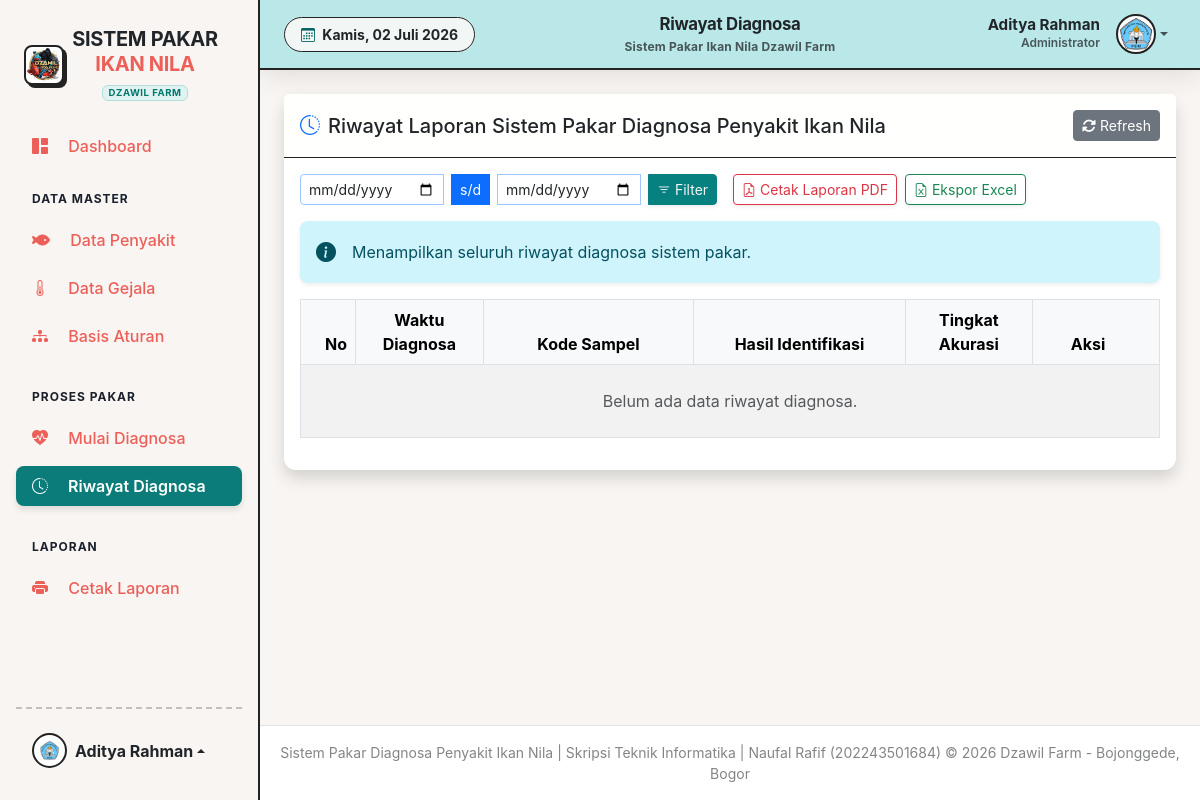
Page /pages/admin/riwayat.php (signed in) on the earlier database version.
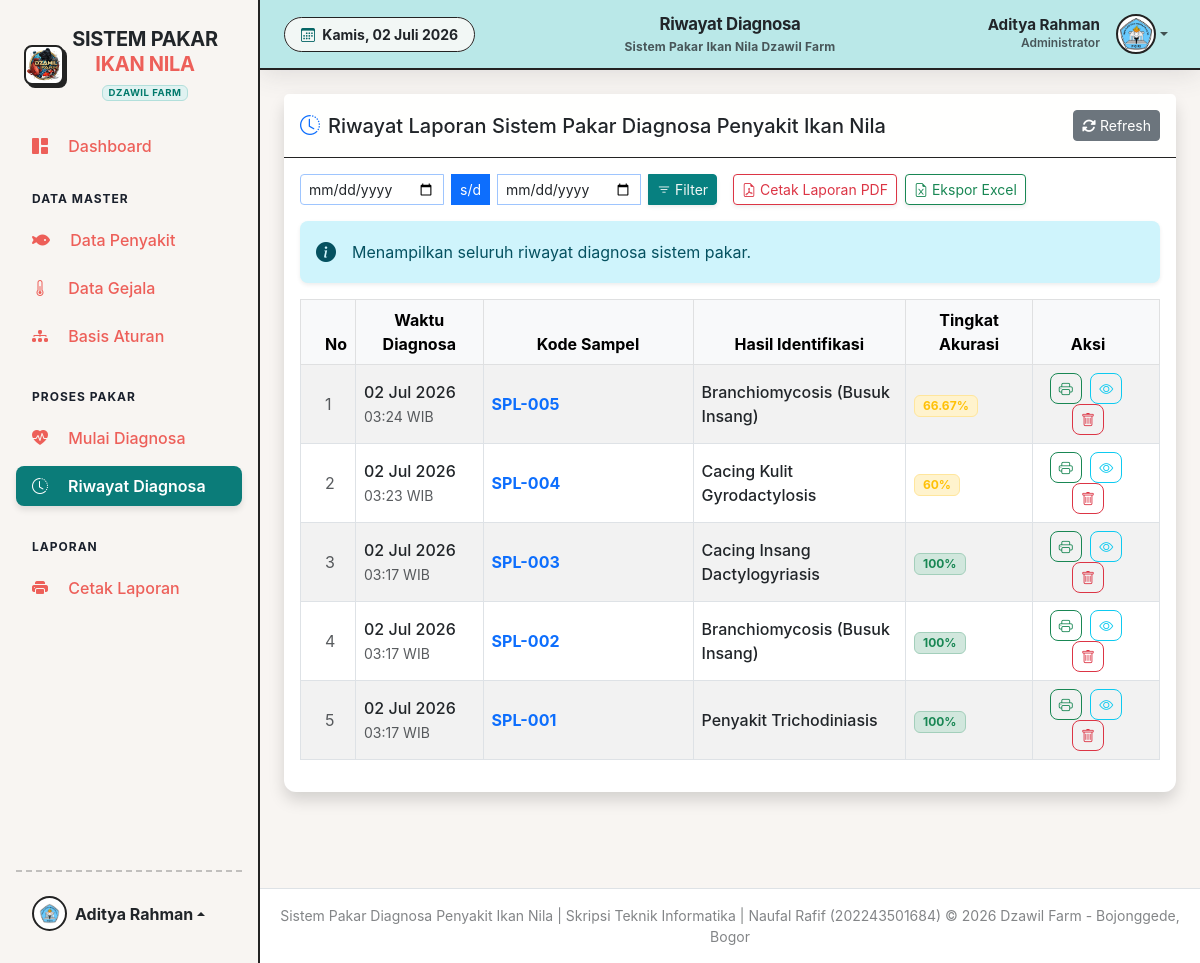
Same page on the later database version.
### tables this page shows
CREATE TABLE `tbl_diagnosa` (
  `id_diagnosa` int(11) NOT NULL,
  `id_admin` int(11) DEFAULT NULL,
  `kode_sampel` varchar(50) DEFAULT NULL,
  `nama_pembudidaya` varchar(100) DEFAULT NULL,
  `tanggal_diagnosa` timestamp NOT NULL DEFAULT current_timestamp(),
  `hasil_penyakit` varchar(10) DEFAULT NULL,
  `confidence` float DEFAULT 0
);

CREATE TABLE `tbl_penyakit` (
  `kode_penyakit` varchar(10) NOT NULL,
  `nama_penyakit` varchar(100) NOT NULL,
  `deskripsi` text DEFAULT NULL,
  `solusi` text DEFAULT NULL,
  `pencegahan` text DEFAULT NULL
);

### pages/admin/riwayat.php (the view, shortened to what the changed rows need)
<?php
require_once '../../includes/header.php';
$start_date = $_GET['start_date'] ?? '';
$end_date   = $_GET['end_date'] ?? '';
try {
    if (!empty($start_date) && !empty($end_date)) {
        $start_date_db = date('Y-m-d', strtotime($start_date));
        $end_date_db   = date('Y-m-d', strtotime($end_date));
        $stmt = $pdo->prepare("SELECT d.*, p.nama_penyakit
                             FROM tbl_diagnosa d
                             LEFT JOIN tbl_penyakit p ON d.hasil_penyakit = p.kode_penyakit
                             WHERE DATE(d.tanggal_diagnosa) BETWEEN ? AND ?
                             ORDER BY d.tanggal_diagnosa DESC");
        $stmt->execute([$start_date_db, $end_date_db]);
    } else {
        $stmt = $pdo->query("SELECT d.*, p.nama_penyakit
                             FROM tbl_diagnosa d
                             LEFT JOIN tbl_penyakit p ON d.hasil_penyakit = p.kode_penyakit
                             ORDER BY d.tanggal_diagnosa DESC");
    }
    $riwayat = $stmt->fetchAll();
} catch (PDOException $e) {
    die("Error mengambil data riwayat: " . $e->getMessage());
}
?>
<div class="card shadow mb-4">
    <div class="card-body p-3">
        <div class="table-responsive">
            <table class="table table-hover table-striped table-bordered align-middle" id="dataTable" width="100%" cellspacing="0">
                <thead class="table-light text-muted text-center">
                    <tr>
                        <th class="text-center ps-4" width="5%">No</th>
                        <th width="15%">Waktu Diagnosa</th>
                        <th width="25%">Kode Sampel</th>
                        <th width="25%">Hasil Identifikasi</th>
                        <th class="text-center" width="15%">Tingkat Akurasi</th>
                        <th class="text-center pe-4" width="15%">Aksi</th>
                    </tr>
                </thead>
                <tbody>
                    <?php if (empty($riwayat)): ?>
                        <tr>
                            <td colspan="6" class="text-center py-4 text-muted">Belum ada data riwayat diagnosa.</td>
                        </tr>
                    <?php else: ?>
                        <?php
                        $no = 1;
                        foreach ($riwayat as $row):
                            $conf = round($row['confidence'] * 100, 2);
                            $badge_color = $conf >= 70 ? 'success' : ($conf >= 40 ? 'warning' : 'danger');
                        ?>
                        <tr>
                            <td class="ps-4 text-muted"><?= $no++ ?></td>
                            <td>
                                <div class="fw-medium text-dark"><?= date('d M Y', strtotime($row['tanggal_diagnosa'])) ?></div>
                                <small class="text-muted"><?= date('H:i', strtotime($row['tanggal_diagnosa'])) ?> WIB</small>
                            </td>
                            <td>
                                <div class="fw-bold text-primary"> <?= htmlspecialchars($row['kode_sampel'] ?? '-') ?> </div>
                            </td>
                            <td>
                                <span class="fw-medium text-dark"><?= htmlspecialchars($row['nama_penyakit'] ?? 'Tidak Dikenali') ?></span>
                            </td>
                            <td>
                                <span class="badge bg-<?= $badge_color ?>-subtle text-<?= $badge_color ?> border border-<?= $badge_color ?>-subtle px-2 py-1">
                                    <?= $conf ?>%
                                </span>
                            </td>
                            <td class="text-center pe-4">
                                <a href="../../process/print_riwayat.php?id=<?= $row['id_diagnosa'] ?>&format=pdf" target="_blank" class="btn btn-sm btn-outline-success rounded-3 me-1" title="Cetak PDF Hasil">
                                    <i class="bi bi-printer"></i>
                                </a>
                                <a href="diagnosa_detail.php?id=<?= $row['id_diagnosa'] ?>" class="btn btn-sm btn-outline-info rounded-3 me-1" title="Lihat Detail Gejala">
                                    <i class="bi bi-eye"></i>
                                </a>
                                <button onclick="confirmDelete(<?= $row['id_diagnosa'] ?>, 'delete_riwayat.php')" class="btn btn-sm btn-outline-danger rounded-3" ...>
                                    <i class="bi bi-trash"></i>
                                </button>
                            </td>
                            </tr>
                        <?php endforeach; ?>
                    <?php endif; ?>
                </tbody>
            </table>
        </div>
    </div>
</div>
<?php require_once '../../includes/footer.php'; ?>

Differences in the rows shown:
added tbl_diagnosa: tanggal_diagnosa "02 Jul 2026", tanggal_diagnosa "03:24", kode_sampel "SPL-005", hasil_penyakit.nama_penyakit "Branchiomycosis (Busuk Insang)", confidence "66.67"
added tbl_diagnosa: tanggal_diagnosa "02 Jul 2026", tanggal_diagnosa "03:23", kode_sampel "SPL-004", hasil_penyakit.nama_penyakit "Cacing Kulit Gyrodactylosis", confidence "60"
added tbl_diagnosa: tanggal_diagnosa "02 Jul 2026", tanggal_diagnosa "03:17", kode_sampel "SPL-003", hasil_penyakit.nama_penyakit "Cacing Insang Dactylogyriasis", confidence "100"
added tbl_diagnosa: tanggal_diagnosa "02 Jul 2026", tanggal_diagnosa "03:17", kode_sampel "SPL-002", hasil_penyakit.nama_penyakit "Branchiomycosis (Busuk Insang)", confidence "100"
added tbl_diagnosa: tanggal_diagnosa "02 Jul 2026", tanggal_diagnosa "03:17", kode_sampel "SPL-001", hasil_penyakit.nama_penyakit "Penyakit Trichodiniasis", confidence "100"
Other differences:
text no longer shown: "Belum ada data riwayat diagnosa."
